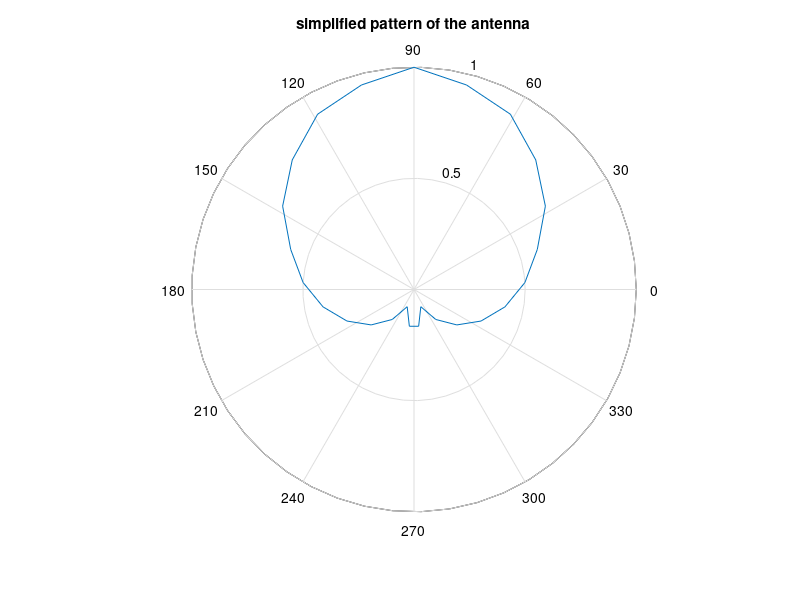

MATLAB code for this plot: (Note: this script raises an error after producing the figure.)
#############################
######### variables #########
#############################

clear all;
close all;

pattern = [ 0 2*pi/25 4*pi/25 6*pi/25 8*pi/25 10*pi/25 12*pi/25 14*pi/25 16*pi/25 18*pi/25 20*pi/25 22*pi/25 24*pi/25 26*pi/25 28*pi/25 30*pi/25 32*pi/25 34*pi/25 36*pi/25 38*pi/25 40*pi/25 42*pi/25 44*pi/25 46*pi/25 48*pi/25 50*pi/25 ;
            0.1667 0.0833 0.1667 0.25 0.3333 0.4167 0.5 0.5833 0.7 0.8 0.9 0.95 1 0.95 0.9 0.8 0.7 0.5833 0.5 0.4167 0.3333 0.25 0.1667 0.0833 0.1667 0.1667 ];

figure(41);
polar(pattern(1,:)-23*pi/50,pattern(2,:));
title("simplified pattern of the antenna");

matrix_size = 200;
number_of_points = 2 * matrix_size + 1;

minimum_value = 0.8;
minimum_value_global = 1.6;

minimum_value_lobe = 0.5;

reference_x_pos = 0;
reference_y_pos = 0;

antenna_1_x_pos = 10;
antenna_1_y_pos = -50;
antenna_1_angle = -30+90;

antenna_2_x_pos = -10;
antenna_2_y_pos = -50;
antenna_2_angle = 30+90;

wave_length = 40;

angle_offset = 0;

#############################
###### create the mesh ######
#############################

frequency = (2 * pi) / wave_length;
radian_offset = angle_offset * pi / 180;

space_reference_x = linspace(-matrix_size-reference_x_pos,matrix_size-reference_x_pos,number_of_points) ;
space_reference_y = linspace(-matrix_size-reference_y_pos,matrix_size-reference_y_pos,number_of_points) ;

space_antenna_1_x = linspace(-matrix_size-antenna_1_x_pos,matrix_size-antenna_1_x_pos,number_of_points) ;
space_antenna_1_y = linspace(-matrix_size-antenna_1_y_pos,matrix_size-antenna_1_y_pos,number_of_points) ;

space_antenna_2_x = linspace(-matrix_size-antenna_2_x_pos,matrix_size-antenna_2_x_pos,number_of_points) ;
space_antenna_2_y = linspace(-matrix_size-antenna_2_y_pos,matrix_size-antenna_2_y_pos,number_of_points) ;

mesh_antenna_1_value = zeros(number_of_points,number_of_points);
mesh_antenna_2_value = zeros(number_of_points,number_of_points);

[antenna_1_x,antenna_1_y] = meshgrid(space_antenna_1_x,space_antenna_1_y);
[antenna_2_x,antenna_2_y] = meshgrid(space_antenna_2_x,space_antenna_2_y);

#############################
### create emission mesh ####
#############################

antenna_1_angle_radian = antenna_1_angle * pi / 180;
antenna_2_angle_radian = antenna_2_angle * pi / 180;

mesh_antenna_1_emission = test_emission_arbitrary_pattern(number_of_points, antenna_1_angle_radian, antenna_1_x_pos, antenna_1_y_pos, matrix_size, pattern);
mesh_antenna_2_emission = test_emission_arbitrary_pattern(number_of_points, antenna_2_angle_radian, antenna_2_x_pos, antenna_2_y_pos, matrix_size, pattern);

mesh_antenna_general_emission = mesh_antenna_1_emission + mesh_antenna_2_emission;

figure(31) ;
mesh(space_reference_x,space_reference_y,mesh_antenna_1_emission) ;
title("emission intensity of the antenna 1 in plan XY");

figure(34) ;
mesh(space_reference_x,space_reference_y,mesh_antenna_2_emission) ;
title("emission intensity of the antenna 2 in plan XY");

figure(37) ;
mesh(space_reference_x,space_reference_y,mesh_antenna_general_emission) ;
title("emission intensity of the two antennas in plan XY");

#############################
#### calculate the values ###
#############################

distance_antenna_1_value = sqrt(antenna_1_x.*antenna_1_x + antenna_1_y.*antenna_1_y);
distance_antenna_2_value = sqrt(antenna_2_x.*antenna_2_x + antenna_2_y.*antenna_2_y);

mesh_antenna_1_value = cos(frequency*distance_antenna_1_value);
mesh_antenna_2_value = cos(frequency*distance_antenna_2_value + radian_offset);

mesh_antenna_1_directionnal_value = mesh_antenna_1_emission .* mesh_antenna_1_value;
mesh_antenna_2_directionnal_value = mesh_antenna_2_emission .* mesh_antenna_2_value;

#{
figure(21) ;
surface(space_reference_x,space_reference_y,mesh_antenna_1_value) ;

figure(24) ;
surface(space_reference_x,space_reference_y,mesh_antenna_2_value) ;

figure(31) ;
surface(space_reference_x,space_reference_y,mesh_antenna_1_directionnal_value) ;

figure(34) ;
surface(space_reference_x,space_reference_y,mesh_antenna_2_directionnal_value) ;
#}

mesh_antenna_directionnal_value = mesh_antenna_1_directionnal_value + mesh_antenna_2_directionnal_value;

mesh_antenna_1_boolean = zeros(number_of_points,number_of_points);
mesh_antenna_2_boolean = zeros(number_of_points,number_of_points);

mesh_antenna_directionnal_boolean = zeros(number_of_points,number_of_points);

for i=1:number_of_points
    for j=1:number_of_points
        if (mesh_antenna_1_directionnal_value(i,j) > minimum_value)
            mesh_antenna_1_directionnal_boolean(i,j) = 1;
        endif
        if (mesh_antenna_1_directionnal_value(i,j) < -minimum_value)
            mesh_antenna_1_directionnal_boolean(i,j) = -1;
        endif
        if (mesh_antenna_2_directionnal_value(i,j) > minimum_value)
            mesh_antenna_2_directionnal_boolean(i,j) = 1;
        endif
        if (mesh_antenna_2_directionnal_value(i,j) < -minimum_value)
            mesh_antenna_2_directionnal_boolean(i,j) = -1;
        endif
    endfor
endfor

mesh_antenna_1_directionnal_boolean(number_of_points-matrix_size+antenna_1_y_pos,number_of_points-matrix_size+antenna_1_x_pos) = 3;
mesh_antenna_2_directionnal_boolean(number_of_points-matrix_size+antenna_2_y_pos,number_of_points-matrix_size+antenna_2_x_pos) = 3;

#mesh_antenna_boolean = mesh_antenna_1_boolean + mesh_antenna_2_boolean;

mesh_antenna_directionnal_boolean(number_of_points-matrix_size+antenna_1_y_pos,number_of_points-matrix_size+antenna_1_x_pos) = 3;
mesh_antenna_directionnal_boolean(number_of_points-matrix_size+antenna_2_y_pos,number_of_points-matrix_size+antenna_2_x_pos) = 3;

for i=1:number_of_points
	for j=1:number_of_points
		if (mesh_antenna_directionnal_value(i,j) > minimum_value_lobe)
		    	mesh_antenna_directionnal_boolean(i,j) = 0.5;
			if (mesh_antenna_directionnal_value(i,j) > minimum_value_global)
		    		mesh_antenna_directionnal_boolean(i,j) = 1;
			endif
		endif

		if (mesh_antenna_directionnal_value(i,j) < -minimum_value_lobe)
		    	mesh_antenna_directionnal_boolean(i,j) = -0.5;
			if (mesh_antenna_directionnal_value(i,j) < -minimum_value_global)
		    		mesh_antenna_directionnal_boolean(i,j) = -1;
			endif
		endif
	endfor
endfor

mesh_antenna_directionnal_boolean(number_of_points-matrix_size+antenna_1_y_pos,number_of_points-matrix_size+antenna_1_x_pos) = 3;
mesh_antenna_directionnal_boolean(number_of_points-matrix_size+antenna_2_y_pos,number_of_points-matrix_size+antenna_2_x_pos) = 3;

#############################
####### plot the mesh #######
#############################

#{
figure(2) ;
mesh(space_antenna_1_x,space_antenna_1_y,mesh_antenna_1_value) ;

figure(3) ;
mesh(space_antenna_1_x,space_antenna_1_y,mesh_antenna_2_value) ;

figure(2) ;
mesh(space_antenna_1_x,space_antenna_1_y,mesh_antenna_1_boolean) ;

figure(3) ;
mesh(space_antenna_1_x,space_antenna_1_y,mesh_antenna_2_boolean) ;
#}

figure(1) ;
mesh(space_reference_x,space_reference_y,mesh_antenna_directionnal_value) ;
title("waves emitted from antenna on plan XY");
xlabel("x axis");
ylabel("y axis");

figure(4) ;
mesh(space_reference_x,space_reference_y,mesh_antenna_directionnal_boolean) ;
title("boolean waves emitted from antenna on plan XY");
xlabel("x axis");
ylabel("y axis");

figure(11) ;
surface(space_reference_x,space_reference_y,mesh_antenna_directionnal_value) ;
title("waves emitted from antenna on plan XY");
xlabel("x axis");
ylabel("y axis");

figure(14) ;
surface(space_reference_x,space_reference_y,mesh_antenna_directionnal_boolean) ;
title("boolean waves emitted from antenna on plan XY");
xlabel("x axis");
ylabel("y axis");
